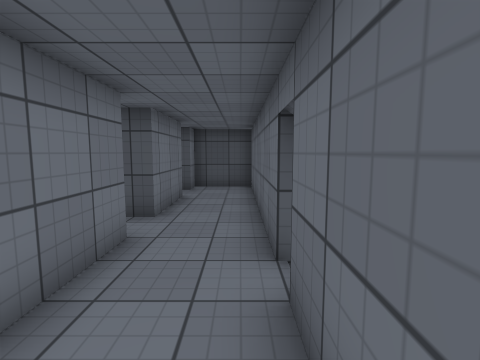
View 1 (above)

17 first-person views from a walk through a 3-D level made in the Unity game engine. The camera is 1.5 m above the floor, tilts 6° down and sees 85° across. The floor is counted in squares, 1 m on a side. Each view is taken from the middle of a square. On the plan, view 1 faces up. The plan holds only what a view shows up to about 14 squares ahead; the rest is blank. The place goes on beyond the plan. The player character is not drawn. Surface patterns are stand-ins for the level's own textures.

View 2
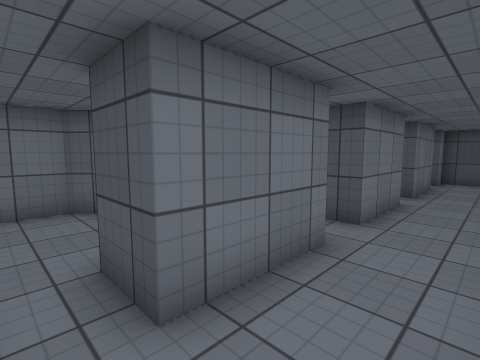

View 3
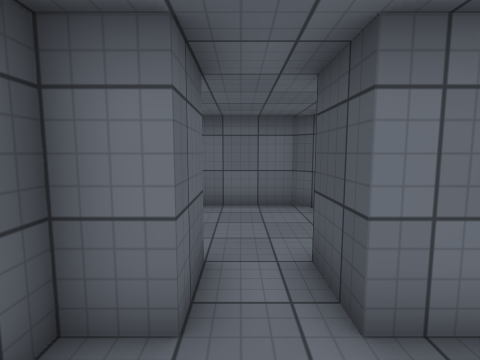

View 4
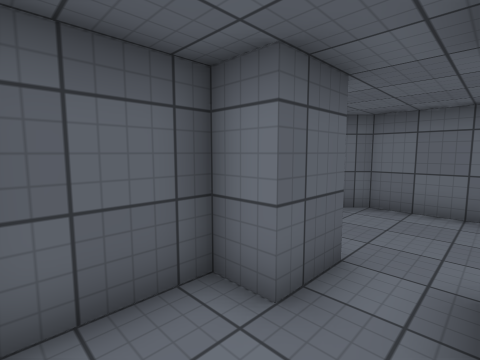

View 5
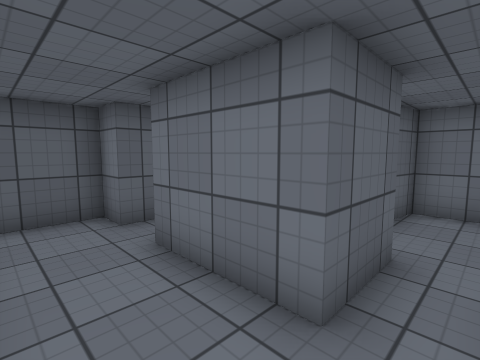

View 6
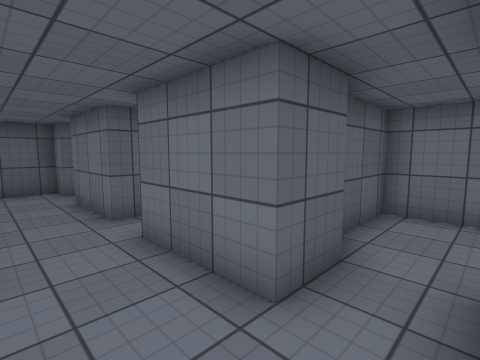

View 7
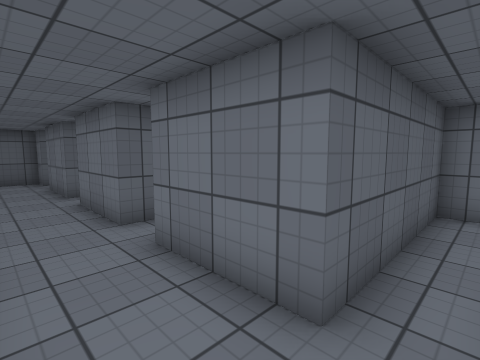

View 8
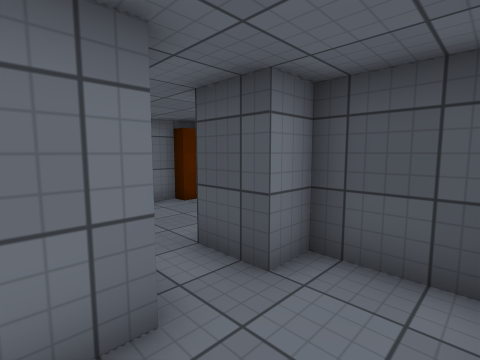

View 9
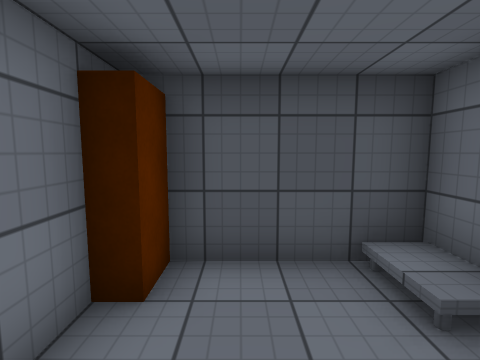

View 10
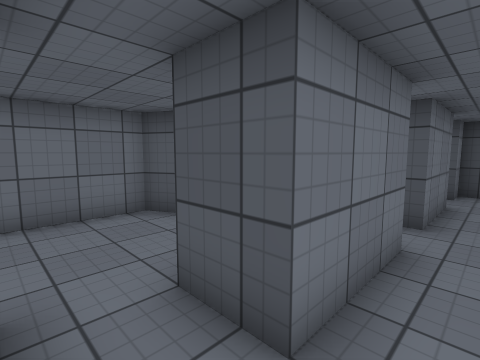

View 11
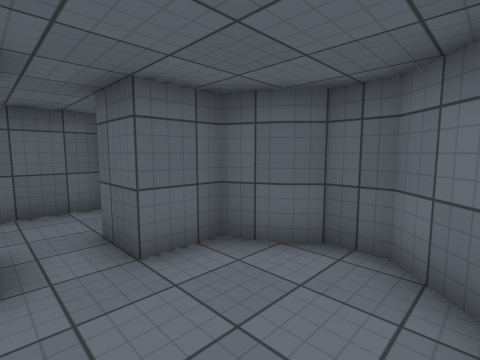

View 12
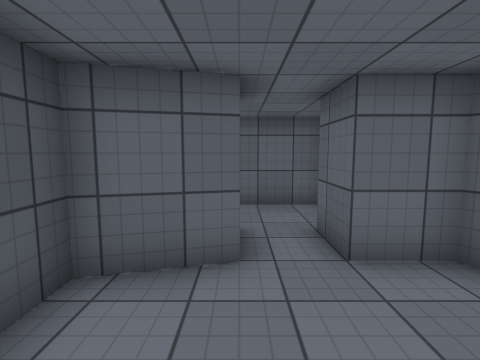

View 13
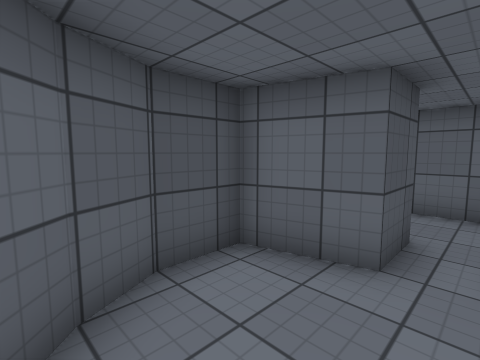

View 14
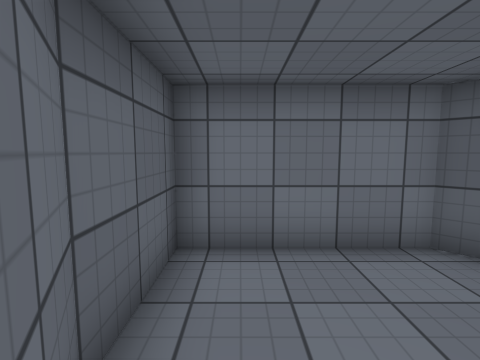

View 15
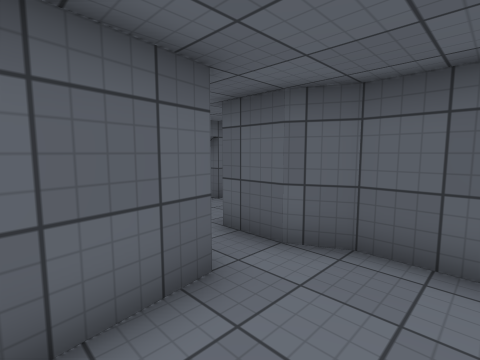

View 16
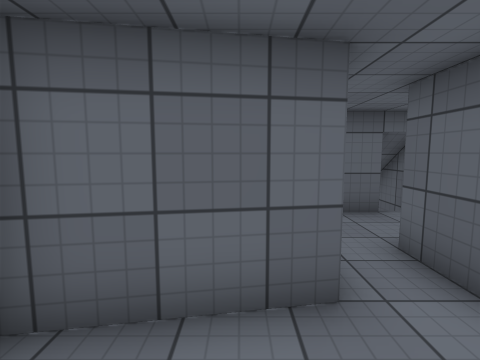

View 17
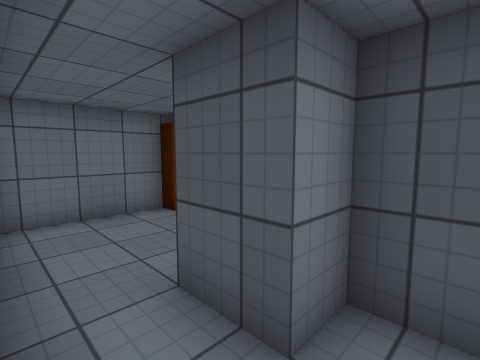

### Floor plan
Points are (right, up) in squares from view 1. A wall is a line through its corners. A room is listed if a view was taken in it or the views show most of it. See-through windows are left out.
Room 1 (views 1, 2, 3, 4, 5, 6, 7, 8, 10, 17)
walls: (-2, 4.5) (-2, 1.5); (0.5, 0.9) (0.5, 2.5); (-2, 0) (-2, -3); (-2, 9) (-2, 6); (-2, -4.5) (-2, -5.5) (0, -5.5); (0.4, 11.5) (-2, 11.5) (-2, 10.5)
ways out: opening at (-2.5, 10) to room 2; opening at (-2.5, -4) to room 3; opening at (-2, 5) to room 4; opening at (-2.5, 1) to room 5
Room 2 (view 9)
walls: (-3.5, 12.6) (-3.5, 13.5) (-7, 13.5) (-7, 12.5) (-7.5, 12.5) (-7.5, 9) (-2, 9); (-2, 10.5) (-3.5, 10.5)
ways out: opening at (-2.5, 10) to room 1
Room 3 (views 11, 12, 13)
walls: (-2, -3) (-3.5, -3) (-4, -1) (-5.5, -1) (-6.5, -1.5) (-7.5, -2.5) (-7.5, -5.5) (-6, -7) (-5, -7) (-4.5, -6.5) (-3.5, -6) (-3.5, -4.5) (-2, -4.5)
ways out: opening at (-2.5, -4) to room 1
Room 4 (views 14, 15, 16)
walls: (-3.5, 5.9) (-4, 9); (-6.6, 8.4) (-7, 8) (-7, 4) (-4.5, 4) (-3.5, 4.5) (-2, 4.5); (-2, 6) (-2.8, 6)
ways out: opening at (-2, 5) to room 1
Room 5 (no view inside)
walls: (-4.1, 0) (-2, 0); (-6.6, 3.5) (-7.5, 3) (-7.5, -0.5) (-6.5, -0.6); (-2, 1.5) (-3.5, 1.5)
ways out: opening at (-2.5, 1) to room 1

Where each view was taken, in squares from view 1:
view 1: 0 up, 0 right, facing up
view 2: 4 down, 0 right, facing up-left
view 3: 4 down, 0 right, facing left
view 4: 3 down, 0 right, facing down-left
view 5: 1 up, 0 right, facing down-left
view 6: 6 up, 0 right, facing down-left
view 7: 10 up, 0 right, facing down-left
view 8: 8 up, 0 right, facing up-left
view 9: 10 up, 6 left, facing up
view 10: 0 up, 1 left, facing up-left
view 11: 3 down, 7 left, facing down-right
view 12: 3 down, 7 left, facing right
view 13: 4 down, 7 left, facing up-right
view 14: 5 up, 3 left, facing left
view 15: 8 up, 6 left, facing down-right
view 16: 7 up, 6 left, facing right
view 17: 9 up, 1 left, facing up-left
